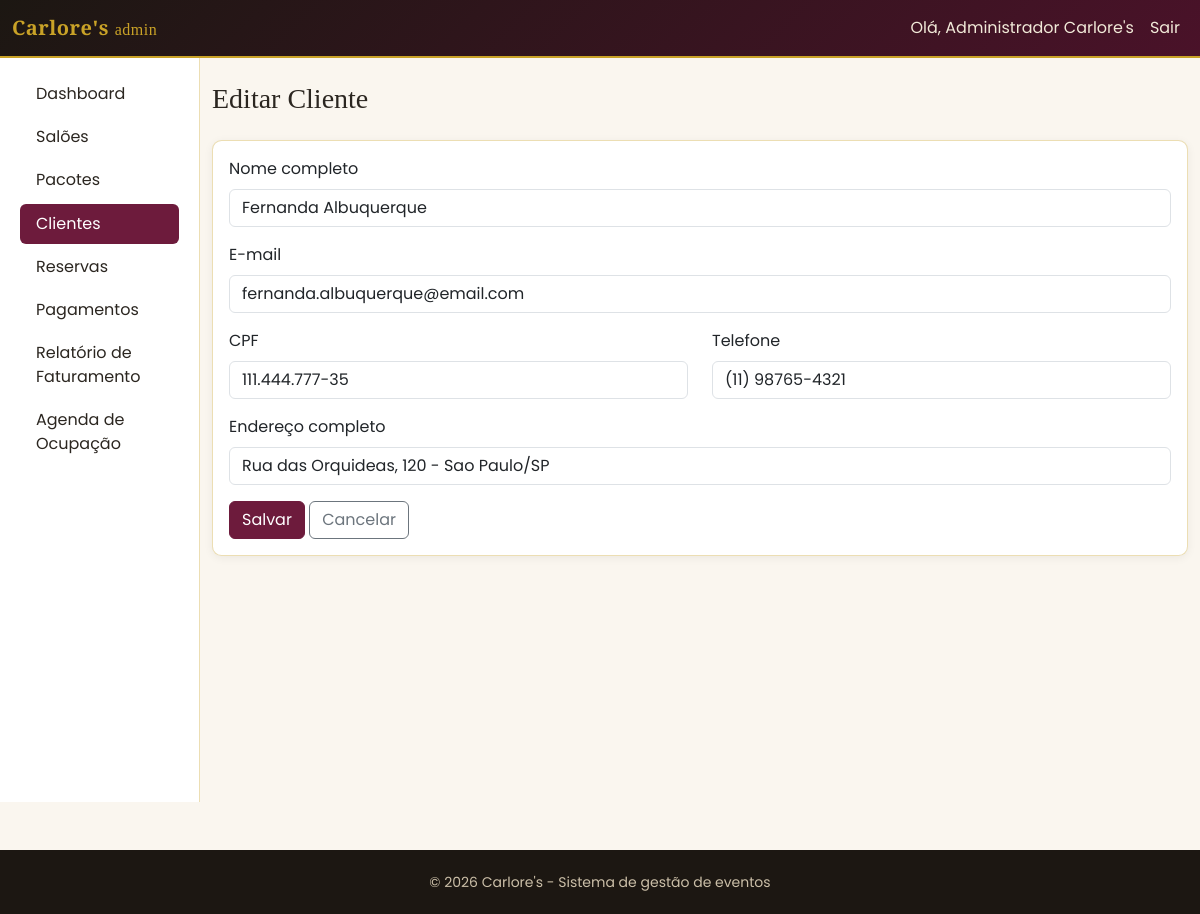
The app's page /admin/clientes/editar.php?id=1 (signed in) with its own data.
### tables this page shows
CREATE TABLE clientes (
    id          INT UNSIGNED AUTO_INCREMENT PRIMARY KEY,
    usuario_id  INT UNSIGNED NOT NULL,
    telefone    VARCHAR(20) NOT NULL,
    cpf         CHAR(11) NOT NULL,
    endereco    VARCHAR(255) NOT NULL,
    created_at  DATETIME NOT NULL DEFAULT CURRENT_TIMESTAMP,
    CONSTRAINT fk_clientes_usuario FOREIGN KEY (usuario_id) REFERENCES usuarios(id)
        ON DELETE CASCADE ON UPDATE CASCADE,
    UNIQUE KEY uq_clientes_usuario (usuario_id),
    UNIQUE KEY uq_clientes_cpf (cpf)
);

CREATE TABLE usuarios (
    id          INT UNSIGNED AUTO_INCREMENT PRIMARY KEY,
    nome        VARCHAR(120) NOT NULL,
    email       VARCHAR(150) NOT NULL,
    senha_hash  VARCHAR(255) NOT NULL,
    tipo        ENUM('admin', 'cliente') NOT NULL DEFAULT 'cliente',
    ativo       TINYINT(1) NOT NULL DEFAULT 1,
    created_at  DATETIME NOT NULL DEFAULT CURRENT_TIMESTAMP,
    updated_at  DATETIME NOT NULL DEFAULT CURRENT_TIMESTAMP ON UPDATE CURRENT_TIMESTAMP,
    UNIQUE KEY uq_usuarios_email (email),
    INDEX idx_usuarios_tipo (tipo)
);

### public/admin/clientes/editar.php (called while the page is built, shortened)
<?php
require_once __DIR__ . '/../../../config/bootstrap.php';
$clienteId = (int)($_GET['id'] ?? $_POST['id'] ?? 0);
$cliente = Cliente::buscarPorId($clienteId);
$dados = $cliente;
$erros = [];
require ROOT_PATH . '/views/admin/clientes/form.php';

### config/bootstrap.php (called while the page is built, shortened)
<?php
require_once ROOT_PATH . '/config/database.php';
require_once ROOT_PATH . '/helpers/format_helper.php';
spl_autoload_register(function (string $classe): void {
    foreach (['models', 'services'] as $pasta) {
        $caminho = ROOT_PATH . "/{$pasta}/{$classe}.php";
        if (is_file($caminho)) {
            return;
        }
    }
});

### config/database.php (called while the page is built, shortened)
<?php
class Database
{
    private static ?PDO $conexao = null;
    public static function conectar(): PDO
    {
        if (self::$conexao === null) {
            $dsn = 'mysql:host=' . self::HOST . ';dbname=' . self::DBNAME . ';charset=' . self::CHARSET;
            try {
                self::$conexao = new PDO($dsn, self::USUARIO, self::SENHA, [
                    PDO::ATTR_ERRMODE            => PDO::ERRMODE_EXCEPTION,
                    PDO::ATTR_EMULATE_PREPARES   => false,
                    PDO::ATTR_DEFAULT_FETCH_MODE => PDO::FETCH_ASSOC,
                ]);
            } catch (PDOException $e) {
                error_log('[Database] Falha na conexao: ' . $e->getMessage());
                http_response_code(500);
                die('Nao foi possivel conectar ao banco de dados. Verifique se o MySQL do XAMPP esta em execucao e se o banco "carlores" foi importado (veja o README.md).');
            }
        }
        return self::$conexao;
    }
}

### models/Cliente.php (called while the page is built, shortened)
<?php
class Cliente
{
    public static function buscarPorId(int $id): ?array
    {
        $stmt = Database::conectar()->prepare(
            'SELECT c.*, u.nome, u.email, u.ativo, u.tipo
             FROM clientes c
             INNER JOIN usuarios u ON u.id = c.usuario_id
             WHERE c.id = :id'
        );
        $stmt->execute([':id' => $id]);
        $cliente = $stmt->fetch();
        return $cliente ?: null;
    }
}

### helpers/format_helper.php (called while the page is built, shortened)
<?php
function e(mixed $valor): string
{
    return htmlspecialchars((string)($valor ?? ''), ENT_QUOTES, 'UTF-8');
}
function cpfFormatado(?string $cpf): string
{
    $digitos = preg_replace('/\D/', '', (string)$cpf);
    return substr($digitos, 0, 3) . '.' . substr($digitos, 3, 3) . '.' . substr($digitos, 6, 3) . '-' . substr($digitos, 9, 2);
}
function telefoneFormatado(?string $telefone): string
{
    $digitos = preg_replace('/\D/', '', (string)$telefone);
    if (strlen($digitos) === 11) {
        return '(' . substr($digitos, 0, 2) . ') ' . substr($digitos, 2, 5) . '-' . substr($digitos, 7);
    }
    return (string)$telefone;
}

### views/admin/clientes/form.php (the view, shortened to what this page needs)
<?php require ROOT_PATH . '/views/partials/header_admin.php'; ?>
<div class="card card-carlores">
    <div class="card-body">
        <form method="post" class="needs-validation" novalidate>
            <div class="mb-3">
                <label for="nome" class="form-label">Nome completo</label>
                <input type="text" class="form-control <?= isset($erros['nome']) ? 'is-invalid' : '' ?>"
                       id="nome" name="nome" minlength="3" maxlength="120" value="<?= e($dados['nome']) ?>" required>
            </div>
            <div class="mb-3">
                <label for="email" class="form-label">E-mail</label>
                <input type="email" class="form-control <?= isset($erros['email']) ? 'is-invalid' : '' ?>"
                       id="email" name="email" maxlength="150" value="<?= e($dados['email']) ?>" required>
            </div>
            <div class="row">
                <div class="col-md-6 mb-3">
                    <label for="cpf" class="form-label">CPF</label>
                    <input type="text" class="form-control <?= isset($erros['cpf']) ? 'is-invalid' : '' ?>"
                           id="cpf" name="cpf" data-mascara="cpf" maxlength="14"
                           value="<?= e(cpfFormatado($dados['cpf'] ?? '')) ?>" required>
                </div>
                <div class="col-md-6 mb-3">
                    <label for="telefone" class="form-label">Telefone</label>
                    <input type="text" class="form-control <?= isset($erros['telefone']) ? 'is-invalid' : '' ?>"
                           id="telefone" name="telefone" data-mascara="telefone" maxlength="15"
                           value="<?= e(telefoneFormatado($dados['telefone'] ?? '')) ?>" required>
                </div>
            </div>
            <div class="mb-3">
                <label for="endereco" class="form-label">Endereço completo</label>
                <input type="text" class="form-control <?= isset($erros['endereco']) ? 'is-invalid' : '' ?>"
                       id="endereco" name="endereco" maxlength="255" value="<?= e($dados['endereco'] ?? '') ?>" required>
            </div>
            <button type="submit" class="btn btn-carlores">Salvar</button>
            <a href="/admin/clientes/index.php" class="btn btn-outline-secondary">Cancelar</a>
        </form>
    </div>
</div>
<?php require ROOT_PATH . '/views/partials/footer_admin.php'; ?>

### public/assets/css/theme.css (style rules this page uses)
:root { --carlores-preto: #1c1712; --carlores-vinho: #6d1b3c; --carlores-vinho-escuro: #4a1229; --carlores-dourado: #c9a227; --carlores-dourado-claro: #e8d38a; --carlores-creme: #faf6ef; --carlores-texto: #2b2620; }
body { background-color: var(--carlores-creme); color: var(--carlores-texto); font-family: 'Poppins', 'Segoe UI', sans-serif; }
a { color: var(--carlores-vinho); }
.btn-carlores { background-color: var(--carlores-vinho); border-color: var(--carlores-vinho); color: #fff; }
.card-carlores { border: 1px solid rgba(201, 162, 39, 0.35); border-radius: 0.6rem; box-shadow: 0 2px 10px rgba(0,0,0,0.06); }

### records on screen
clientes: nome "Fernanda Albuquerque", email "fernanda.albuquerque@email.com", cpf "111.444.777-35", telefone "(11) 98765-4321", endereco "Rua das Orquideas, 120 - Sao Paulo/SP"

### other values on screen
APP_NOME "Carlore's"
$usuario['nome'] "Administrador Carlore's"
$rotulo "Dashboard"
$rotulo "Salões"
$rotulo "Pacotes"
$rotulo "Clientes"
$rotulo "Reservas"
$rotulo "Pagamentos"
$rotulo "Relatório de Faturamento"
$rotulo "Agenda de Ocupação"
$tituloPagina "Editar Cliente"
